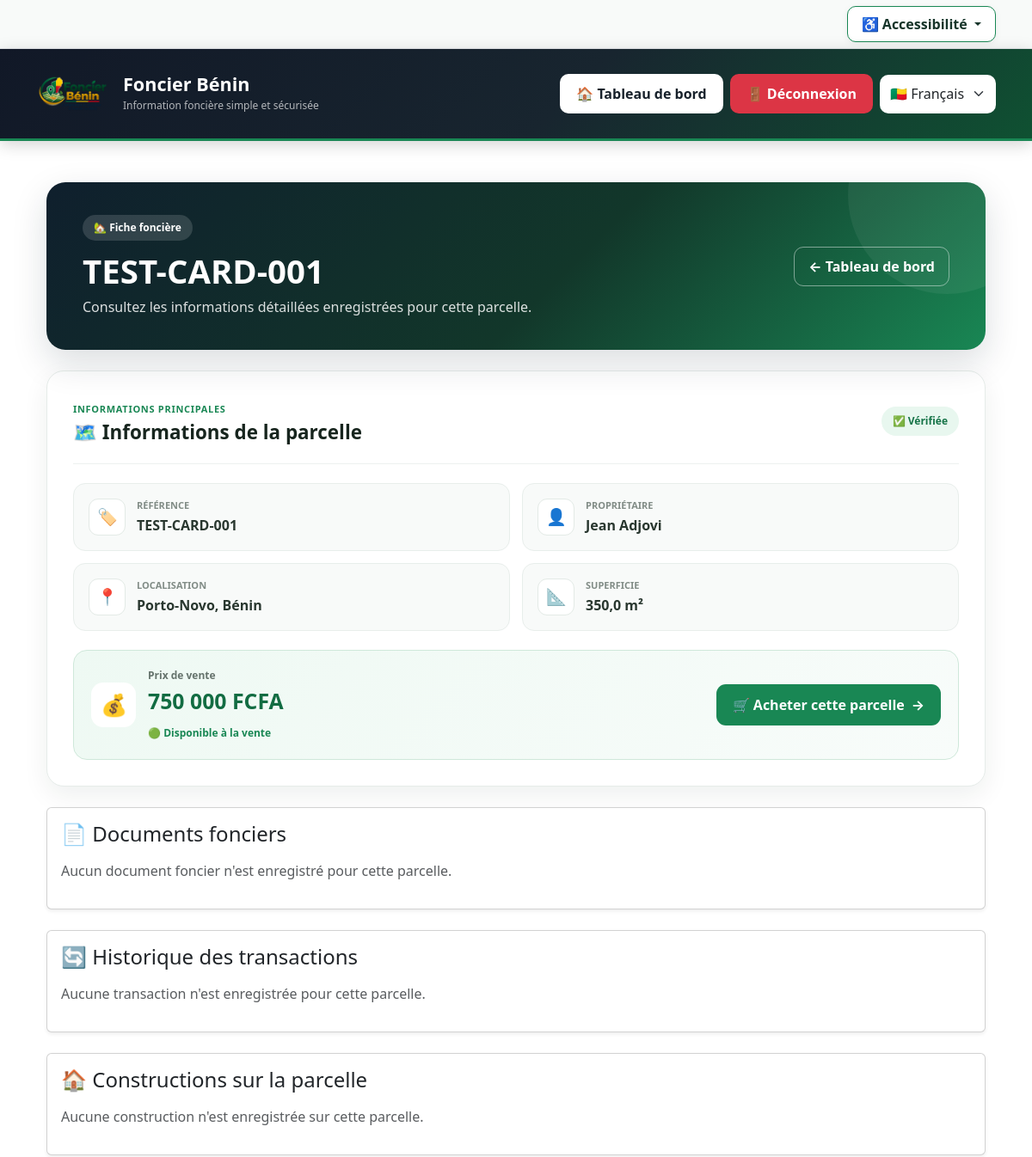
The app's page /land/parcel/3/ (signed in, upper part), older data.
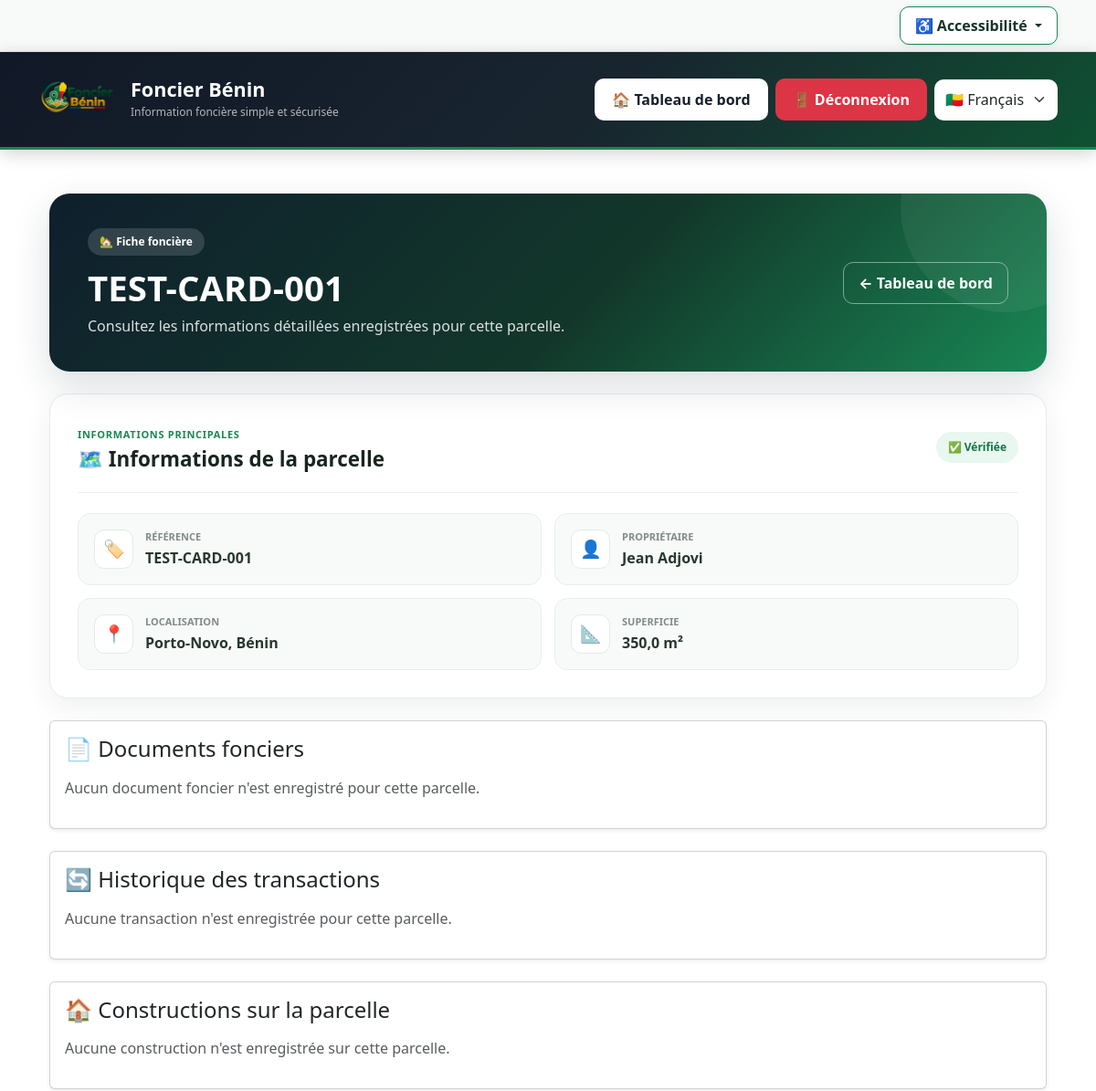
The same page, newer data.
### land/models.py (models this page shows, shortened)
class Parcel(models.Model):
    STATUS_CHOICES = [
        ('VERIFIED', 'Vérifiée'),
        ('PENDING', 'En attente'),
        ('DISPUTED', 'En litige'),
    ]
    SALE_STATUS_CHOICES = [
        ('AVAILABLE', 'Disponible'),
        ('RESERVED', 'Réservée - paiement effectué'),
        ('SOLD', 'Vendue'),
    ]
    reference = models.CharField(
        max_length=50,
        unique=True
    )
    owner = models.ForeignKey(
        Owner,
        on_delete=models.SET_NULL,
        null=True,
        blank=True
    )
    location = models.CharField(
        max_length=255
    )
    area = models.FloatField(
        help_text="Superficie en m²"
    )
    latitude = models.FloatField()
    longitude = models.FloatField()
    status = models.CharField(
        max_length=20,
        choices=STATUS_CHOICES,
        default='PENDING'
    )
    price = models.DecimalField(
        max_digits=15,
        decimal_places=2,
        null=True,
        blank=True,
        verbose_name="Prix de vente"
    )
    for_sale = models.BooleanField(
        default=False,
        verbose_name="À vendre"
    )
    sale_status = models.CharField(
        max_length=20,
        choices=SALE_STATUS_CHOICES,
        default='AVAILABLE',
        verbose_name="État de la vente"
    )
    created_at = models.DateTimeField(
        auto_now_add=True
    )

class Owner(models.Model):
    first_name = models.CharField(
        max_length=100
    )
    last_name = models.CharField(
        max_length=100
    )
    phone = models.CharField(
        max_length=30,
        blank=True
    )
    email = models.EmailField(
        blank=True
    )

### land/views.py (the view)
@login_required
def parcel_detail(request, parcel_id):
    parcel = get_object_or_404(
        Parcel.objects.select_related('owner'),
        id=parcel_id
    )
    documents = parcel.documents.all()
    transactions = (
        parcel.landtransaction_set
        .all()
        .order_by('-date')
    )
    buildings = parcel.buildings.all()
    agricultural_zones = parcel.agricultural_zones.all()
    return render(
        request,
        'user/parcel_detail.html',
        {
            'parcel': parcel,
            'documents': documents,
            'transactions': transactions,
            'buildings': buildings,
            'agricultural_zones': agricultural_zones,
        }
    )

### templates/user/parcel_detail.html (shortened to what the changed rows need)
{% extends 'base.html' %}
{% load i18n %}
{% load humanize %}
{% block content %}
<div class="container py-4">
<section class="detail-hero mb-4">
    <div class="detail-hero-main">
        <span class="detail-hero-badge">
            🏡 {% trans "Fiche foncière" %}
        </span>
        <h1>
            {{ parcel.reference }}
        </h1>
        <p>
            {% trans "Consultez les informations détaillées enregistrées pour cette parcelle." %}
        </p>
    </div>
</section>
<section class="detail-main-card mb-4">
    <div class="detail-card-header">
        <div>
            <h2>
                🗺️ {% trans "Informations de la parcelle" %}
            </h2>
        </div>
    </div>
    <div class="detail-info-grid">
        <div class="detail-info-box">
            <div>
                <small>
                    {% trans "Référence" %}
                </small>
                <strong>
                    {{ parcel.reference }}
                </strong>
            </div>
        </div>
        <div class="detail-info-box">
            <div>
                <small>
                    {% trans "Propriétaire" %}
                </small>
                <strong>
                    {% if parcel.owner %}
                        {{ parcel.owner.first_name }}
                        {{ parcel.owner.last_name }}
                    {% else %}
                        {% trans "Non renseigné" %}
                    {% endif %}
                </strong>
            </div>
        </div>
        <div class="detail-info-box">
            <div>
                <small>
                    {% trans "Localisation" %}
                </small>
                <strong>
                    {{ parcel.location }}
                </strong>
            </div>
        </div>
        <div class="detail-info-box">
            <div>
                <small>
                    {% trans "Superficie" %}
                </small>
                <strong>
                    {{ parcel.area }} m²
                </strong>
            </div>
        </div>
    </div>
    {% if parcel.for_sale and parcel.price and parcel.sale_status == 'AVAILABLE' %}
        <div class="detail-sale-box">
            <div class="detail-sale-content">
                <div class="detail-sale-icon">
                    💰
                </div>
                <div>
                    <span class="detail-sale-label">
                        {% trans "Prix de vente" %}
                    </span>
                    <div class="detail-sale-price">
                        {{ parcel.price|floatformat:"0g" }} FCFA
                    </div>
                    <span class="detail-sale-available">
                        🟢 {% trans "Disponible à la vente" %}
                    </span>
                </div>
            </div>
            {% if not user.is_staff %}
                <a
                    href="{% url 'purchase_parcel' parcel.id %}"
                    class="detail-buy-button"
                >
                    🛒 {% trans "Acheter cette parcelle" %}
                    <span>→</span>
                </a>
            {% endif %}
        </div>
    {% endif %}
</section>
</div>
{% endblock %}

Row changes from the older to the newer data that the page shows:
changed Parcel "TEST-CARD-001": sale_status "AVAILABLE" → "RESERVED" (drawn); price "750 000" → (not shown)
Text that changed along with them:
text no longer shown: "💰 Prix de vente FCFA 🟢 Disponible à la vente 🛒 Acheter cette parcelle →"
